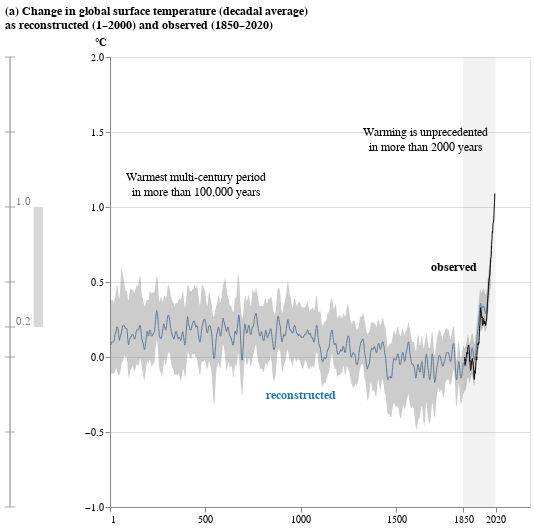

The cell this chart's notebook holds for it:
### Markdown cell above
### Final plot

### Code cell
#add the final legend 
left_chart_combined = chart_complete.properties(
    title=alt.TitleParams(
        text=["(a) Change in global surface temperature (decadal average)",
              "as reconstructed (1–2000) and observed (1850–2020)"],
        fontSize=12,
        anchor="start"
    )
)

left_chart_combined

### Figure 1 — Vega-Lite specification as saved in the notebook (floating-point values rounded to 4 significant figures; data arrays with more than 128 entries replaced by an {"elided": "..."} marker saying what was removed)
{"config": {"view": {"continuousWidth": 400, "continuousHeight": 300}}, "layer": [{"mark": {"type": "line", "strokeWidth": 1}, "encoding": {"x": {"axis": {"format": "d", "grid": false, "tickCount": 6, "title": null, "values": [1, 500, 1000, 1500, 1850, 2020]}, "field": "Year", "scale": {"domain": [1, 2020]}, "type": "quantitative"}, "y": {"axis": {"tickCount": 7, "title": "°C", "titleAngle": 0, "titleX": -10, "titleY": -10, "values": [-1, -0.5, 0.0, 0.5, 1.0, 1.5, 2.0]}, "field": "surface temperature anomaly", "scale": {"domain": [-1, 2]}, "type": "quantitative"}}, "height": 450, "width": 420}, {"mark": {"type": "area", "color": "gray", "opacity": 0.4}, "encoding": {"x": {"axis": {"format": "d", "grid": false, "tickCount": 6, "title": null, "values": [1, 500, 1000, 1500, 1850, 2020]}, "field": "Year", "scale": {"domain": [1, 2020]}, "type": "quantitative"}, "y": {"field": "5th percentile", "type": "quantitative"}, "y2": {"field": "95th percentile"}}, "height": 450, "width": 420}, {"data": {"name": "data-9a76f4a0b6304cff17905b3b9d3d85d3"}, "mark": {"type": "line", "color": "black", "strokeWidth": 1}, "encoding": {"x": {"field": "Year", "type": "quantitative"}, "y": {"field": "Global surface temperature observed", "type": "quantitative"}}}, {"data": {"name": "data-12f44c8669822c026417bd92a65251b6"}, "mark": {"type": "rect", "fill": "gray", "opacity": 0.1}, "encoding": {"x": {"field": "x", "type": "quantitative"}, "x2": {"field": "x2"}, "y": {"field": "y", "type": "quantitative"}, "y2": {"field": "y2"}}}, {"data": {"name": "data-5dd124e100873fc378ea70f4b38f4c65"}, "mark": {"type": "text", "align": "left", "color": "grey", "dx": -95, "dy": -5}, "encoding": {"text": {"field": "label", "type": "nominal"}, "x": {"value": 1}, "y": {"field": "y", "type": "quantitative"}}}, {"data": {"name": "data-0b7b1b02e3c8cea6d61e0f68d1d926c2"}, "mark": {"type": "rect", "color": "gray", "opacity": 0.3}, "encoding": {"x": {"field": "x", "type": "quantitative"}, "x2": {"field": "x2"}, "y": {"field": "y1", "type": "quantitative"}, "y2": {"field": "y2"}}}, {"data": {"name": "data-50e0d3a890e581188ebf2edc0b2afc80"}, "mark": {"type": "rule", "color": "grey"}, "encoding": {"x": {"value": -100}, "y": {"field": "y1", "type": "quantitative"}, "y2": {"field": "y2"}}}, {"data": {"name": "data-4b17e74b0cc9fbef01b65b0fbd358b16"}, "mark": {"type": "tick", "color": "grey", "size": 10}, "encoding": {"x": {"value": -100}, "y": {"field": "y", "type": "quantitative"}}}, {"data": {"name": "data-040419e175a22f61af2f83208fbcbbaa"}, "mark": {"type": "text", "color": "black", "fontSize": 12, "fontWeight": "bold"}, "encoding": {"text": {"field": "text", "type": "nominal"}, "x": {"field": "x", "type": "quantitative"}, "y": {"field": "y", "type": "quantitative"}}}, {"data": {"name": "data-c89bc62a7ad653f45f701a5581c3c3bb"}, "mark": {"type": "text", "color": "#1f77b4", "fontSize": 12, "fontWeight": "bold"}, "encoding": {"text": {"field": "text", "type": "nominal"}, "x": {"field": "x", "type": "quantitative"}, "y": {"field": "y", "type": "quantitative"}}}, {"data": {"name": "data-b27e9f684a4cf496017a43e137c4c4ab"}, "mark": {"type": "text", "fontSize": 12}, "encoding": {"text": {"field": "text", "type": "nominal"}, "x": {"field": "x", "type": "quantitative"}, "y": {"field": "y", "type": "quantitative"}}}], "data": {"name": "data-f44ddca17be3a55ebf760afe9b6bd7d3"}, "title": {"text": ["(a) Change in global surface temperature (decadal average)", "as reconstructed (1–2000) and observed (1850–2020)"], "anchor": "start", "fontSize": 12}, "$schema": "https://vega.github.io/schema/vega-lite/v4.17.0.json", "datasets": {"data-f44ddca17be3a55ebf760afe9b6bd7d3": {"elided": "1991 records"}, "data-9a76f4a0b6304cff17905b3b9d3d85d3": {"elided": "162 records"}, "data-12f44c8669822c026417bd92a65251b6": [{"x": 1850, "y": -1, "x2": 2020, "y2": 2}], "data-5dd124e100873fc378ea70f4b38f4c65": [{"y": 0.2, "x": 1, "label": "0.2"}, {"y": 1.0, "x": 1, "label": "1.0"}], "data-0b7b1b02e3c8cea6d61e0f68d1d926c2": [{"y1": 0.2, "y2": 1.0, "x": -400, "x2": -350}], "data-50e0d3a890e581188ebf2edc0b2afc80": [{"y1": -1, "y2": 2.0, "x": -100}], "data-4b17e74b0cc9fbef01b65b0fbd358b16": [{"y": -1.0}, {"y": -0.5}, {"y": 0.0}, {"y": 0.2}, {"y": 0.5}, {"y": 1.0}, {"y": 1.5}, {"y": 2.0}], "data-040419e175a22f61af2f83208fbcbbaa": [{"y": 0.6, "x": 1800, "text": "observed"}], "data-c89bc62a7ad653f45f701a5581c3c3bb": [{"y": -0.25, "x": 1000, "text": "reconstructed"}], "data-b27e9f684a4cf496017a43e137c4c4ab": [{"text": "Warming is unprecedented", "x": 1650, "y": 1.5}, {"text": "in more than 2000 years", "x": 1650, "y": 1.4}, {"text": "Warmest multi-century period", "x": 450, "y": 1.2}, {"text": "in more than 100,000 years", "x": 450, "y": 1.1}]}}
